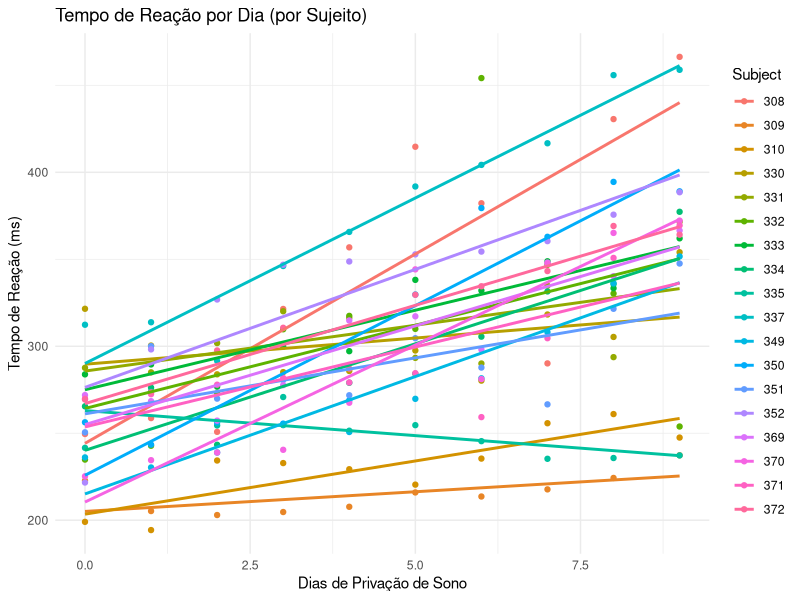
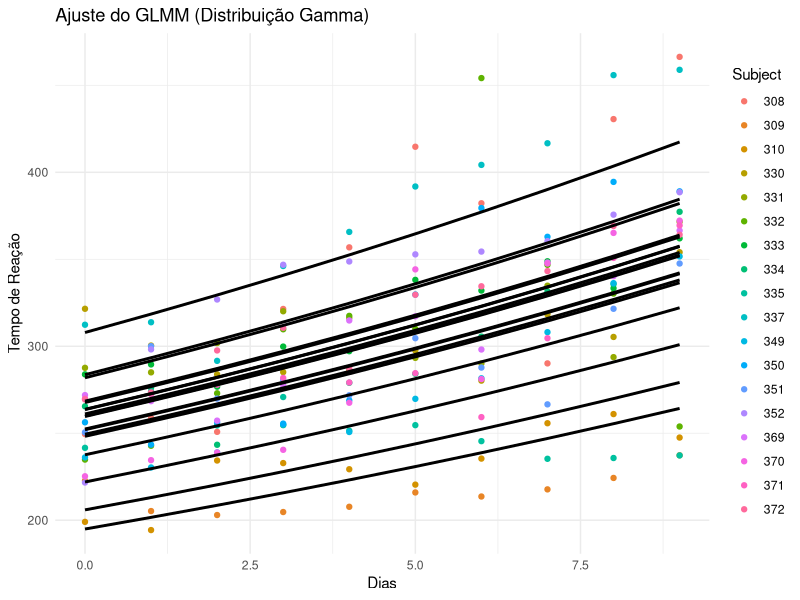

Recreate these plots in R, in order.
## ---- chunk 1
# Pacotes

library(lme4)      # Para GLMM
library(ggplot2)   # Para gráficos

# Dados

data("sleepstudy")
head(sleepstudy)
## ---- chunk 2
ggplot(sleepstudy, aes(x = Days, y = Reaction, color = Subject)) +
  geom_point() +
  geom_smooth(method = "lm", se = FALSE) +
  theme_minimal() +
  labs(title = "Tempo de Reação por Dia (por Sujeito)",
       x = "Dias de Privação de Sono", y = "Tempo de Reação (ms)")
## ---- chunk 3
modelo_glmm <- glmer(Reaction ~ Days + (1 | Subject),
                     family = Gamma(link = "log"),
                     data = sleepstudy)

# Resumo do modelo

summary(modelo_glmm)
## ---- chunk 4
sleepstudy$pred <- predict(modelo_glmm, type = "response")

ggplot(sleepstudy, aes(x = Days, y = Reaction)) +
  geom_point(aes(color = Subject)) +
  geom_line(aes(y = pred, group = Subject), size = 1) +
  theme_minimal() +
  labs(title = "Ajuste do GLMM (Distribuição Gamma)",
       x = "Dias", y = "Tempo de Reação")
